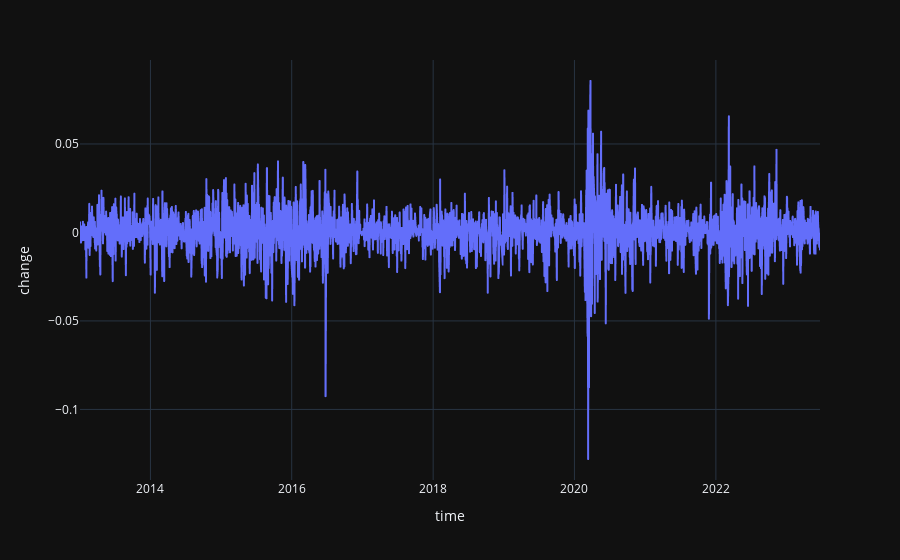

Here is the notebook cell this chart was saved with:
### Code cell
px.line(bars, x='time', y='change', hover_data='day')

### Figure 1 — Plotly figure (JSON) as saved in the notebook; plotly's stock layout.template omitted (floating-point values rounded to 4 significant figures; data arrays with more than 128 entries replaced by an {"elided": "..."} marker saying what was removed)
{"data": [{"customdata": {"elided": "2670x1 int values"}, "hovertemplate": "time=%{x}<br>change=%{y}<br>day=%{customdata[0]}<extra></extra>", "legendgroup": "", "line": {"color": "#636efa", "dash": "solid"}, "marker": {"symbol": "circle"}, "mode": "lines", "name": "", "showlegend": false, "x": {"elided": "2670 str values"}, "xaxis": "x", "y": {"elided": "2670 float values"}, "yaxis": "y", "type": "scattergl"}], "layout": {"xaxis": {"anchor": "y", "domain": [0.0, 1.0], "title": {"text": "time"}}, "yaxis": {"anchor": "x", "domain": [0.0, 1.0], "title": {"text": "change"}}, "legend": {"tracegroupgap": 0}, "margin": {"t": 60}}}
